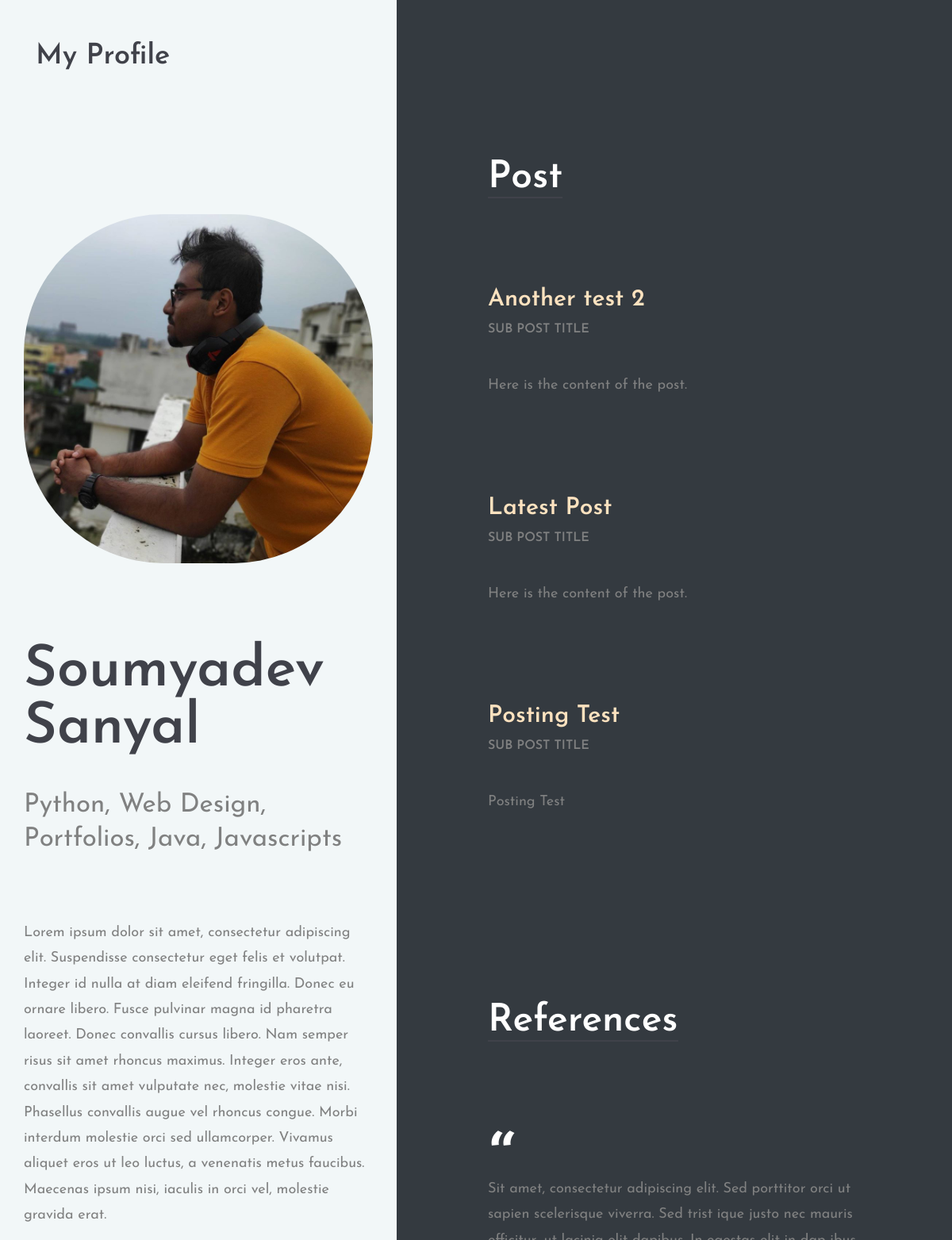
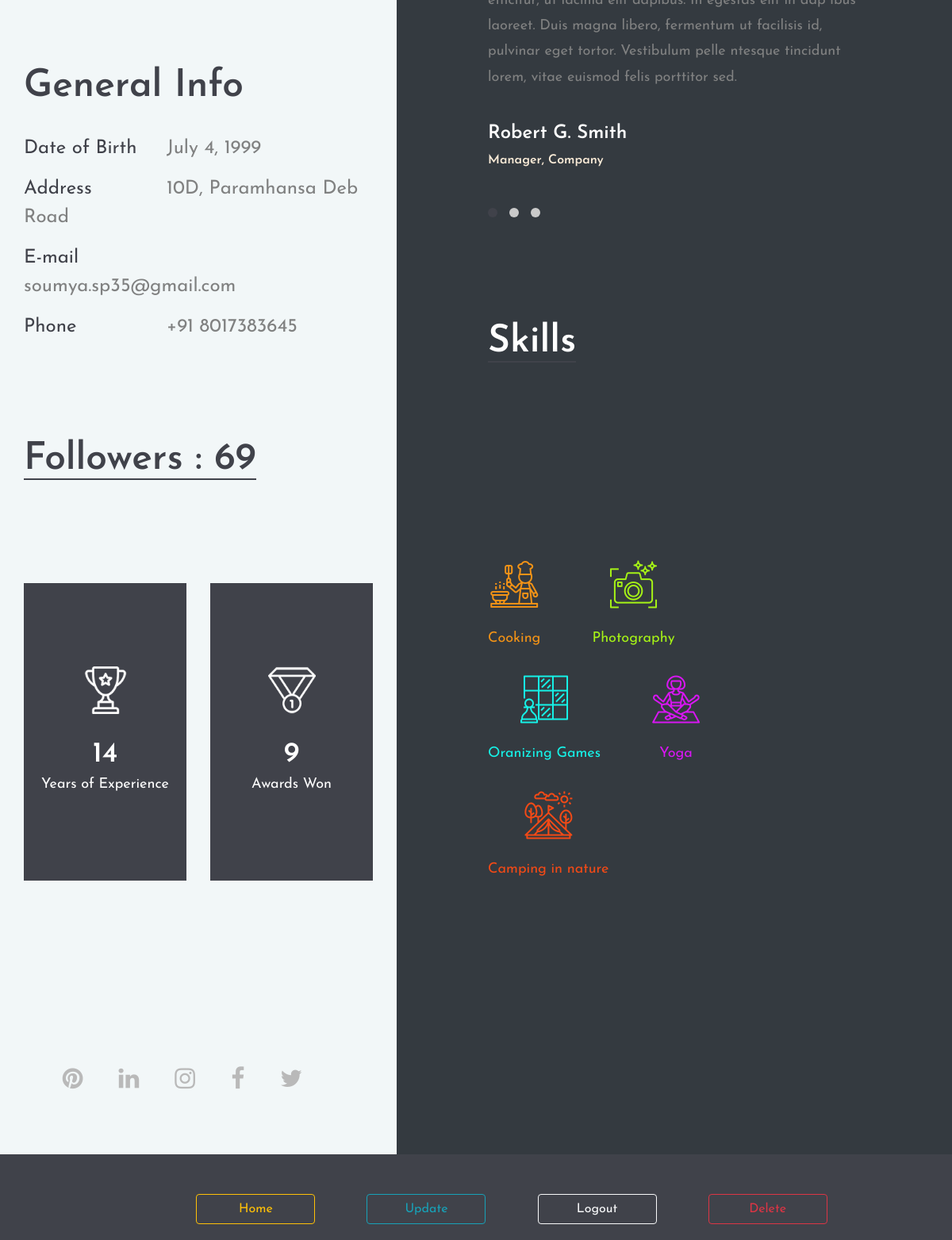
The app's page /profiles.php (signed in) with its own data (2 pictures, top to bottom).
### tables this page shows
CREATE TABLE `posts` (
  `id` int(255) NOT NULL,
  `Name` varchar(255) NOT NULL,
  `user_id` int(255) NOT NULL,
  `Content` longtext NOT NULL,
  `like` int(11) NOT NULL
);

### profiles.php (the view, shortened to what this page needs)
<?php
$user_name=$_SESSION['user_name'];
$user_email=$_SESSION['email'];
$servername = "localhost";
$username = "root";
$password = "";
$dbname = "interstellar";
$conn = new mysqli($servername, $username, $password, $dbname);
$sql="SELECT * FROM posts WHERE user_id='$_SESSION[user_id]' ORDER BY id DESC LIMIT 3";
$result = $conn->query($sql);
?>
<!DOCTYPE html>
<html lang="en">
<head>
	<link rel="stylesheet" href="css/bootstrap.min.css"/>
	<link rel="stylesheet" href="css/font-awesome.min.css"/>
	<link rel="stylesheet" href="css/flaticon.css"/>
	<link rel="stylesheet" href="css/owl.carousel.css"/>
	<link rel="stylesheet" href="css/magnific-popup.css"/>
	<link rel="stylesheet" href="css/style.css"/>
</head>
<body>
	<div class="home-three-style bg-dark">
		<header class="header-section">
			<div class="container-fluid">
				<div class="row">
					<div class="col-md-4">
						<div class="site-logo">
							<h2><a href="#" >My Profile</a></h2>
						</div>
					</div>
				</div>
			</div>
		</header>
		<div class="container-fluid p-0">
			<div class="row m-0">
				<div class="col-xl-5 col-lg-5 p-0">
					<div class="main-left-area h-100">
						<section class="intro-section">
							<figure class="hero-image">
								<img src="img/addy.jpg" alt="" style="border-radius: 40%">
							</figure>
							<div class="hero-text">
								<h2><?php echo $user_name?></h2>
								<p>Python, Web Design, Portfolios, Java, Javascripts</p>
							</div>
							<p class="mb-5">Lorem ipsum dolor sit amet, consectetur adipiscing elit. Suspendisse consectetur eget felis et volutpat. Integer id nulla at diam eleifend fringilla. Donec eu ornare libero. Fusce pulvinar magna id pharetra laoreet. Donec convallis cursus libero. Nam semper risus sit amet rhoncus maximus. Integer eros ante, convallis sit amet vulputate nec, molestie vitae nisi. Phasellus convallis augue vel rhoncus congue. Morbi interdum molestie orci sed ullamcorper. Vivamus aliquet eros ut leo luctus, a venenatis metus faucibus. Maecenas ipsum nisi, iaculis in orci vel, molestie gravida erat. </p>
							<div class="hero-info pt-5">
								<h2>General Info</h2>
								<ul>
									<li><span>Date of Birth</span>July 4, 1999</li>
									<li><span>Address</span>10D, Paramhansa Deb Road</li>
									<li><span>E-mail</span><?php echo $user_email?></li>
									<li><span>Phone </span>+91 8017383645</li>
								</ul>
							</div>
						</section>
						<section class="extra-section spad">
							<div class="section-title">
								<h2>Followers : 69</h2>
							</div>
							<div class="row">
								<div class="col-md-6">
									<div class="fact-box">
										<div class="fact-content">
											<img src="img/icon/1-w.png" alt="">
											<h2>14</h2>
											<p>Years of Experience</p>
										</div>
									</div>
								</div>
								<div class="col-md-6">
									<div class="fact-box">
										<div class="fact-content">
											<img src="img/icon/2-w.png" alt="">
											<h2>9</h2>
											<p>Awards Won</p>
										</div>
									</div>
								</div>
							</div>
						</section>
						<div class="social-links">
							<a href=""><i class="fa fa-pinterest"></i></a>
							<a href=""><i class="fa fa-linkedin"></i></a>
							<a href=""><i class="fa fa-instagram"></i></a>
							<a href=""><i class="fa fa-facebook"></i></a>
							<a href=""><i class="fa fa-twitter"></i></a>
						</div>
					</div>
				</div>
				<div class="col-xl-6 col-lg-7">
					<div class="main-right-area">
						<section class="resume-section spad pt-0">
							<div class="section-title">
								<h2 style="color: #fff;text-decoration-color: #fff;">Post</h2>
							</div>
							<ul class="resume-list">
								<?php
								if ($result->num_rows > 0)
								{
									 while($row = $result->fetch_assoc())
									 {
									 	echo "<li>
									<h3  style='color: rgb(253, 226, 191);'>$row[Name]</h3  style='color: antiquewhite;'>
									<h4>Sub post title</h4>
									<p>$row[Content]</p>
								</li>";
									 }
								}else {
    echo "You do not have any post!!";
}
								?>
							</ul>
						</section>
						<section class="review-section spad">
							<div class="section-title">
								<h2 style="color: #fff;text-decoration-color: #fff;">References</h2>
							</div>
							<div class="review-slider owl-carousel">
								<div class="single-review">
									<div class="qut" style="color: #fff;text-decoration-color: #fff;">“</div>
									<p>Sit amet, consectetur adipiscing elit. Sed porttitor orci ut sapien scelerisque viverra. Sed trist ique justo nec mauris efficitur, ut lacinia elit dapibus. In egestas elit in dap ibus laoreet. Duis magna libero, fermentum ut facilisis id, pulvinar eget tortor. Vestibulum pelle ntesque tincidunt lorem, vitae euismod felis porttitor sed. </p>
									<h3 style="color: #fff;text-decoration-color: #fff;">Robert G. Smith</h3>
									<h4  style="color: antiquewhite;">Manager, Company</h4  style="color: antiquewhite;">
								</div>
							</div>
						</section>
						<div class="skill-section">
							<div class="section-title">
								<h2  style="color: #fff;text-decoration-color: #fff;">Skills</h2>
							</div>
							<div class="icon-box-area spad">
								<div class="icon-box">
									<i class="flaticon-032-cooking" style="color: rgb(243, 147, 22);"></i>
									<p style="color: rgb(243, 147, 22);">Cooking</p style="color: rgb(243, 147, 22);">
								</div>
								<div class="icon-box">
									<i class="flaticon-015-photo-camera"  style="color: rgb(166, 243, 22);"></i>
									<p style="color: rgb(166, 243, 22);">Photography</p>
								</div>
								<div class="icon-box">
									<i class="flaticon-013-chess-1"  style="color: rgb(22, 243, 232);"></i>
									<p style="color: rgb(22, 243, 232);">Oranizing Games</p>
								</div>
								<div class="icon-box">
									<i class="flaticon-001-yoga"  style="color: rgb(217, 22, 243);"></i>
									<p style="color: rgb(217, 22, 243);">Yoga</p>
								</div>
								<div class="icon-box">
									<i class="flaticon-035-tent"  style="color: rgb(243, 74, 22);"></i>
									<p style="color: rgb(243, 74, 22);">Camping in nature</p>
								</div>
							</div>
						</div>
					</div>
				</div>
			</div>
		</div>
	</div>
	<footer class="footer-section">
		<div class="container text-center">
			<a href="newsfeed.php" type="button" class="btn btn-outline-warning" style="margin-right: 60px;margin-left: 90px; margin-top: 30px; width:150px">Home</a>
			<a href="update.php" type="button" class="btn btn-outline-info"  style="margin-right: 60px; margin-top: 30px;width:150px">Update</a>
			<a href="logout_submit.php" type="button" class="btn btn-outline-light"  style="margin-right: 60px; margin-top: 30px;width:150px">Logout</a>
			<a href="delete.php" type="button" class="btn btn-outline-danger"  style=" margin-top: 30px;width:150px">Delete</a>
		</div>
	</footer>
</body>
</html>

### records on screen
posts: Name "Another test 2", Content "Here is the content of the post."
posts: Name "Latest Post", Content "Here is the content of the post."
posts: Name "Posting Test", Content "Posting Test"

### other values on screen
$user_name "Soumyadev Sanyal"
$user_email "soumya.sp35@gmail.com"
